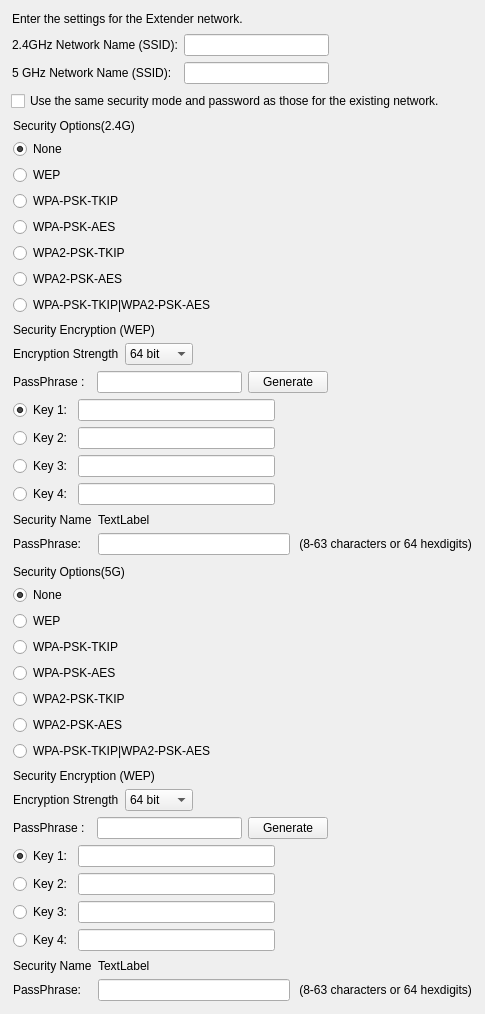
         <widget class="QWidget" name="scrollAreaWidgetContents_extenderSet">
          <property name="geometry">
           <rect>
            <x>0</x>
            <y>0</y>
            <width>485</width>
            <height>928</height>
           </rect>
          </property>
          <layout class="QVBoxLayout" name="verticalLayout_11">
           <item>
            <widget class="QFrame" name="frame_7">
             <property name="frameShape">
              <enum>QFrame::NoFrame</enum>
             </property>
             <property name="frameShadow">
              <enum>QFrame::Raised</enum>
             </property>
             <layout class="QVBoxLayout" name="verticalLayout_7">
              <property name="margin">
               <number>1</number>
              </property>
              <item>
               <widget class="QLabel" name="lbl_deviceToExtender1">
                <property name="text">
                 <string>Enter the settings for the Extender network.</string>
                </property>
               </widget>
              </item>
             </layout>
            </widget>
           </item>
           <item>
            <widget class="QFrame" name="frm_extenderNetworkName">
             <property name="frameShape">
              <enum>QFrame::NoFrame</enum>
             </property>
             <property name="frameShadow">
              <enum>QFrame::Raised</enum>
             </property>
             <layout class="QGridLayout" name="gridLayout_13">
              <property name="margin">
               <number>1</number>
              </property>
              <property name="verticalSpacing">
               <number>6</number>
              </property>
              <item row="0" column="0">
               <widget class="QLabel" name="lbl_extenderNtName2G">
                <property name="text">
                 <string>2.4GHz Network Name (SSID):</string>
                </property>
               </widget>
              </item>
              <item row="0" column="1">
               <widget class="QLineEdit" name="ledt_extenderNtName2G"/>
              </item>
              <item row="0" column="2">
               <spacer name="horizontalSpacer_10">
                <property name="orientation">
                 <enum>Qt::Horizontal</enum>
                </property>
                <property name="sizeHint" stdset="0">
                 <size>
                  <width>40</width>
                  <height>20</height>
                 </size>
                </property>
               </spacer>
              </item>
              <item row="1" column="0">
               <widget class="QLabel" name="lbl_extenderNtName5G">
                <property name="text">
                 <string>5 GHz Network Name (SSID):</string>
                </property>
               </widget>
              </item>
              <item row="1" column="1">
               <widget class="QLineEdit" name="ledt_extenderNtName5G"/>
              </item>
             </layout>
            </widget>
           </item>
           <item>
            <widget class="QCheckBox" name="chk_usingCurrentSetting">
             <property name="enabled">
              <bool>true</bool>
             </property>
             <property name="text">
              <string>Use the same security mode and password as those for the existing network.</string>
             </property>
             <property name="checked">
              <bool>false</bool>
             </property>
            </widget>
           </item>
           <item>
            <widget class="QFrame" name="frm_extenderSet2G">
             <property name="frameShape">
              <enum>QFrame::NoFrame</enum>
             </property>
             <property name="frameShadow">
              <enum>QFrame::Raised</enum>
             </property>
             <layout class="QVBoxLayout" name="verticalLayout_10">
              <property name="margin">
               <number>1</number>
              </property>
              <item>
               <widget class="QFrame" name="frm_extenderSet2G_1">
                <property name="frameShape">
                 <enum>QFrame::NoFrame</enum>
                </property>
                <property name="frameShadow">
                 <enum>QFrame::Raised</enum>
                </property>
                <layout class="QVBoxLayout" name="verticalLayout_8">
                 <property name="margin">
                  <number>1</number>
                 </property>
                 <item>
                  <widget class="QLabel" name="lbl_securityOption2G">
                   <property name="text">
                    <string>Security Options(2.4G)</string>
                   </property>
                  </widget>
                 </item>
                 <item>
                  <widget class="QRadioButton" name="rbtn_none2G">
                   <property name="text">
                    <string>None</string>
                   </property>
                   <property name="checked">
                    <bool>true</bool>
                   </property>
                  </widget>
                 </item>
                 <item>
                  <widget class="QRadioButton" name="rbtn_WEP2G">
                   <property name="text">
                    <string>WEP</string>
                   </property>
                  </widget>
                 </item>
                 <item>
                  <widget class="QRadioButton" name="rbtn_WPAPSKTKIP2G">
                   <property name="text">
                    <string>WPA-PSK-TKIP</string>
                   </property>
                  </widget>
                 </item>
                 <item>
                  <widget class="QRadioButton" name="rbtn_WPAPSKAES2G">
                   <property name="text">
                    <string>WPA-PSK-AES</string>
                   </property>
                  </widget>
                 </item>
                 <item>
                  <widget class="QRadioButton" name="rbtn_WPA2PSKTKIP2G">
                   <property name="text">
                    <string>WPA2-PSK-TKIP</string>
                   </property>
                  </widget>
                 </item>
                 <item>
                  <widget class="QRadioButton" name="rbtn_WPA2PSKAES2G">
                   <property name="text">
                    <string>WPA2-PSK-AES</string>
                   </property>
                  </widget>
                 </item>
                 <item>
                  <widget class="QRadioButton" name="rtbn_WPAandWAP22G">
                   <property name="text">
                    <string>WPA-PSK-TKIP|WPA2-PSK-AES</string>
                   </property>
                  </widget>
                 </item>
                </layout>
               </widget>
              </item>
              <item>
               <widget class="QFrame" name="frm_extenderSet2G_2">
                <property name="frameShape">
                 <enum>QFrame::NoFrame</enum>
                </property>
                <property name="frameShadow">
                 <enum>QFrame::Raised</enum>
                </property>
                <layout class="QVBoxLayout" name="verticalLayout_9">
                 <property name="margin">
                  <number>1</number>
                 </property>
                 <item>
                  <widget class="QLabel" name="lbl_securityEncryption2G">
                   <property name="text">
                    <string>Security Encryption (WEP)</string>
                   </property>
                  </widget>
                 </item>
                 <item>
                  <layout class="QHBoxLayout" name="horizontalLayout_8">
                   <item>
                    <widget class="QLabel" name="lbl_encryptionStrength2G">
                     <property name="text">
                      <string>Encryption Strength</string>
                     </property>
                    </widget>
                   </item>
                   <item>
                    <widget class="QComboBox" name="cmb_bit2G">
                     <item>
                      <property name="text">
                       <string>64 bit</string>
                      </property>
                     </item>
                     <item>
                      <property name="text">
                       <string>128 bit</string>
                      </property>
                     </item>
                    </widget>
                   </item>
                   <item>
                    <spacer name="horizontalSpacer_12">
                     <property name="orientation">
                      <enum>Qt::Horizontal</enum>
                     </property>
                     <property name="sizeHint" stdset="0">
                      <size>
                       <width>40</width>
                       <height>20</height>
                      </size>
                     </property>
                    </spacer>
                   </item>
                  </layout>
                 </item>
                 <item>
                  <layout class="QHBoxLayout" name="horizontalLayout_9">
                   <item>
                    <widget class="QLabel" name="lbl_passPhraseWEP2G">
                     <property name="text">
                      <string>PassPhrase :  </string>
                     </property>
                    </widget>
                   </item>
                   <item>
                    <widget class="QLineEdit" name="ledt_passPhraseWEP2G">
                     <property name="echoMode">
                      <enum>QLineEdit::Normal</enum>
                     </property>
                    </widget>
                   </item>
                   <item>
                    <widget class="QPushButton" name="btn_pwdGenerator2G">
                     <property name="text">
                      <string>Generate</string>
                     </property>
                    </widget>
                   </item>
                   <item>
                    <spacer name="horizontalSpacer_14">
                     <property name="orientation">
                      <enum>Qt::Horizontal</enum>
                     </property>
                     <property name="sizeHint" stdset="0">
                      <size>
                       <width>40</width>
                       <height>20</height>
                      </size>
                     </property>
                    </spacer>
                   </item>
                  </layout>
                 </item>
                 <item>
                  <layout class="QGridLayout" name="gridLayout_14">
                   <item row="0" column="1">
                    <widget class="QLineEdit" name="ledt_key12G">
                     <property name="echoMode">
                      <enum>QLineEdit::Normal</enum>
                     </property>
                     <property name="readOnly">
                      <bool>true</bool>
                     </property>
                    </widget>
                   </item>
                   <item row="1" column="0">
                    <widget class="QRadioButton" name="rbtn_key22G">
                     <property name="layoutDirection">
                      <enum>Qt::LeftToRight</enum>
                     </property>
                     <property name="text">
                      <string>Key 2:</string>
                     </property>
                    </widget>
                   </item>
                   <item row="0" column="0">
                    <widget class="QRadioButton" name="rbtn_key12G">
                     <property name="layoutDirection">
                      <enum>Qt::LeftToRight</enum>
                     </property>
                     <property name="text">
                      <string>Key 1:</string>
                     </property>
                     <property name="checked">
                      <bool>true</bool>
                     </property>
                    </widget>
                   </item>
                   <item row="2" column="0">
                    <widget class="QRadioButton" name="rbtn_key32G">
                     <property name="layoutDirection">
                      <enum>Qt::LeftToRight</enum>
                     </property>
                     <property name="text">
                      <string>Key 3:</string>
                     </property>
                    </widget>
                   </item>
                   <item row="2" column="1">
                    <widget class="QLineEdit" name="ledt_key32G">
                     <property name="echoMode">
                      <enum>QLineEdit::Normal</enum>
                     </property>
                     <property name="readOnly">
                      <bool>true</bool>
                     </property>
                    </widget>
                   </item>
                   <item row="3" column="0">
                    <widget class="QRadioButton" name="rbtn_key42G">
                     <property name="layoutDirection">
                      <enum>Qt::LeftToRight</enum>
                     </property>
                     <property name="text">
                      <string>Key 4:</string>
                     </property>
                    </widget>
                   </item>
                   <item row="1" column="1">
                    <widget class="QLineEdit" name="ledt_key22G">
                     <property name="echoMode">
                      <enum>QLineEdit::Normal</enum>
                     </property>
                     <property name="readOnly">
                      <bool>true</bool>
                     </property>
                    </widget>
                   </item>
                   <item row="3" column="1">
                    <widget class="QLineEdit" name="ledt_key42G">
                     <property name="echoMode">
                      <enum>QLineEdit::Normal</enum>
                     </property>
                     <property name="readOnly">
                      <bool>true</bool>
                     </property>
                    </widget>
                   </item>
                   <item row="1" column="2">
                    <spacer name="horizontalSpacer_13">
                     <property name="orientation">
                      <enum>Qt::Horizontal</enum>
                     </property>
                     <property name="sizeHint" stdset="0">
                      <size>
                       <width>40</width>
                       <height>20</height>
                      </size>
                     </property>
                    </spacer>
                   </item>
                  </layout>
                 </item>
                </layout>
               </widget>
              </item>
              <item>
               <widget class="QFrame" name="frm_extenderSet2G_3">
                <property name="frameShape">
                 <enum>QFrame::NoFrame</enum>
                </property>
                <property name="frameShadow">
                 <enum>QFrame::Raised</enum>
                </property>
                <layout class="QGridLayout" name="gridLayout_15">
                 <property name="margin">
                  <number>1</number>
                 </property>
                 <item row="0" column="0">
                  <widget class="QLabel" name="lbl_securityName2G">
                   <property name="text">
                    <string>Security Name</string>
                   </property>
                  </widget>
                 </item>
                 <item row="1" column="0">
                  <widget class="QLabel" name="lbl_passPhraseNoWEP2G">
                   <property name="text">
                    <string>PassPhrase:</string>
                   </property>
                  </widget>
                 </item>
                 <item row="1" column="1">
                  <widget class="QLineEdit" name="ledt_passPhraseNoWEP2G">
                   <property name="echoMode">
                    <enum>QLineEdit::Normal</enum>
                   </property>
                  </widget>
                 </item>
                 <item row="1" column="2">
                  <widget class="QLabel" name="lbl_hint2G2">
                   <property name="text">
                    <string> (8-63 characters or 64 hexdigits)</string>
                   </property>
                  </widget>
                 </item>
                 <item row="0" column="1">
                  <widget class="QLabel" name="lbl_securityNameShow2G">
                   <property name="text">
                    <string>TextLabel</string>
                   </property>
                  </widget>
                 </item>
                </layout>
               </widget>
              </item>
             </layout>
            </widget>
           </item>
           <item>
            <widget class="QFrame" name="frm_extenderSet5G">
             <property name="frameShape">
              <enum>QFrame::NoFrame</enum>
             </property>
             <property name="frameShadow">
              <enum>QFrame::Raised</enum>
             </property>
             <layout class="QVBoxLayout" name="verticalLayout_12">
              <property name="margin">
               <number>1</number>
              </property>
              <item>
               <widget class="QFrame" name="frm_extenderSet5G_1">
                <property name="frameShape">
                 <enum>QFrame::NoFrame</enum>
                </property>
                <property name="frameShadow">
                 <enum>QFrame::Raised</enum>
                </property>
                <layout class="QVBoxLayout" name="verticalLayout_13">
                 <property name="margin">
                  <number>1</number>
                 </property>
                 <item>
                  <widget class="QLabel" name="lbl_securityOption5G">
                   <property name="text">
                    <string>Security Options(5G)</string>
                   </property>
                  </widget>
                 </item>
                 <item>
                  <widget class="QRadioButton" name="rbtn_none5G">
                   <property name="text">
                    <string>None</string>
                   </property>
                   <property name="checked">
                    <bool>true</bool>
                   </property>
                  </widget>
                 </item>
                 <item>
                  <widget class="QRadioButton" name="rbtn_WEP5G">
                   <property name="text">
                    <string>WEP</string>
                   </property>
                  </widget>
                 </item>
                 <item>
                  <widget class="QRadioButton" name="rbtn_WPAPSKTKIP5G">
                   <property name="text">
                    <string>WPA-PSK-TKIP</string>
                   </property>
                  </widget>
                 </item>
                 <item>
                  <widget class="QRadioButton" name="rbtn_WPAPSKAES5G">
                   <property name="text">
                    <string>WPA-PSK-AES</string>
                   </property>
                  </widget>
                 </item>
                 <item>
                  <widget class="QRadioButton" name="rbtn_WPA2PSKTKIP5G">
                   <property name="text">
                    <string>WPA2-PSK-TKIP</string>
                   </property>
                  </widget>
                 </item>
                 <item>
                  <widget class="QRadioButton" name="rbtn_WPA2PSKAES5G">
                   <property name="text">
                    <string>WPA2-PSK-AES</string>
                   </property>
                  </widget>
                 </item>
                 <item>
                  <widget class="QRadioButton" name="rtbn_WPAandWPA25G">
                   <property name="text">
                    <string>WPA-PSK-TKIP|WPA2-PSK-AES</string>
                   </property>
                  </widget>
                 </item>
                </layout>
               </widget>
              </item>
              <item>
               <widget class="QFrame" name="frm_extenderSet5G_2">
                <property name="frameShape">
                 <enum>QFrame::NoFrame</enum>
                </property>
                <property name="frameShadow">
                 <enum>QFrame::Raised</enum>
                </property>
                <layout class="QVBoxLayout" name="verticalLayout_14">
                 <property name="margin">
                  <number>1</number>
                 </property>
                 <item>
                  <widget class="QLabel" name="lbl_securityEncryption5G">
                   <property name="text">
                    <string>Security Encryption (WEP)</string>
                   </property>
                  </widget>
                 </item>
                 <item>
                  <layout class="QHBoxLayout" name="horizontalLayout_10">
                   <item>
                    <widget class="QLabel" name="lbl_encryptionStrength5G">
                     <property name="text">
                      <string>Encryption Strength</string>
                     </property>
                    </widget>
                   </item>
                   <item>
                    <widget class="QComboBox" name="cmb_bit5G">
                     <item>
                      <property name="text">
                       <string>64 bit</string>
                      </property>
                     </item>
                     <item>
                      <property name="text">
                       <string>128 bit</string>
                      </property>
                     </item>
                    </widget>
                   </item>
                   <item>
                    <spacer name="horizontalSpacer_15">
                     <property name="orientation">
                      <enum>Qt::Horizontal</enum>
                     </property>
                     <property name="sizeHint" stdset="0">
                      <size>
                       <width>40</width>
                       <height>20</height>
                      </size>
                     </property>
                    </spacer>
                   </item>
                  </layout>
                 </item>
                 <item>
                  <layout class="QHBoxLayout" name="horizontalLayout_11">
                   <item>
                    <widget class="QLabel" name="lbl_passPhraseWEP5G">
                     <property name="text">
                      <string>PassPhrase :  </string>
                     </property>
                    </widget>
                   </item>
                   <item>
                    <widget class="QLineEdit" name="ledt_passPhraseWEP5G">
                     <property name="maxLength">
                      <number>10</number>
                     </property>
                     <property name="echoMode">
                      <enum>QLineEdit::Normal</enum>
                     </property>
                    </widget>
                   </item>
                   <item>
                    <widget class="QPushButton" name="btn_pwdGenerator5G">
                     <property name="text">
                      <string>Generate</string>
                     </property>
                    </widget>
                   </item>
                   <item>
                    <spacer name="horizontalSpacer_16">
                     <property name="orientation">
                      <enum>Qt::Horizontal</enum>
                     </property>
                     <property name="sizeHint" stdset="0">
                      <size>
                       <width>40</width>
                       <height>20</height>
                      </size>
                     </property>
                    </spacer>
                   </item>
                  </layout>
                 </item>
                 <item>
                  <layout class="QGridLayout" name="gridLayout_16">
                   <item row="0" column="1">
                    <widget class="QLineEdit" name="ledt_key15G">
                     <property name="readOnly">
                      <bool>true</bool>
                     </property>
                    </widget>
                   </item>
                   <item row="1" column="0">
                    <widget class="QRadioButton" name="rbtn_key25G">
                     <property name="layoutDirection">
                      <enum>Qt::LeftToRight</enum>
                     </property>
                     <property name="text">
                      <string>Key 2:</string>
                     </property>
                    </widget>
                   </item>
                   <item row="0" column="0">
                    <widget class="QRadioButton" name="rbtn_key15G">
                     <property name="layoutDirection">
                      <enum>Qt::LeftToRight</enum>
                     </property>
                     <property name="text">
                      <string>Key 1:</string>
                     </property>
                     <property name="checked">
                      <bool>true</bool>
                     </property>
                    </widget>
                   </item>
                   <item row="1" column="1">
                    <widget class="QLineEdit" name="ledt_key25G">
                     <property name="readOnly">
                      <bool>true</bool>
                     </property>
                    </widget>
                   </item>
                   <item row="2" column="0">
                    <widget class="QRadioButton" name="rbtn_key35G">
                     <property name="layoutDirection">
                      <enum>Qt::LeftToRight</enum>
                     </property>
                     <property name="text">
                      <string>Key 3:</string>
                     </property>
                    </widget>
                   </item>
                   <item row="2" column="1">
                    <widget class="QLineEdit" name="ledt_key35G">
                     <property name="readOnly">
                      <bool>true</bool>
                     </property>
                    </widget>
                   </item>
                   <item row="3" column="1">
                    <widget class="QLineEdit" name="ledt_key45G">
                     <property name="readOnly">
                      <bool>true</bool>
                     </property>
                    </widget>
                   </item>
                   <item row="3" column="0">
                    <widget class="QRadioButton" name="rbtn_key45G">
                     <property name="layoutDirection">
                      <enum>Qt::LeftToRight</enum>
                     </property>
                     <property name="text">
                      <string>Key 4:</string>
                     </property>
                    </widget>
                   </item>
                   <item row="1" column="2">
                    <spacer name="horizontalSpacer_17">
                     <property name="orientation">
                      <enum>Qt::Horizontal</enum>
                     </property>
                     <property name="sizeHint" stdset="0">
                      <size>
                       <width>40</width>
                       <height>20</height>
                      </size>
                     </property>
                    </spacer>
                   </item>
                  </layout>
                 </item>
                </layout>
               </widget>
              </item>
              <item>
               <widget class="QFrame" name="frm_extenderSet5G_3">
                <property name="frameShape">
                 <enum>QFrame::NoFrame</enum>
                </property>
                <property name="frameShadow">
                 <enum>QFrame::Raised</enum>
                </property>
                <layout class="QGridLayout" name="gridLayout_17">
                 <property name="margin">
                  <number>1</number>
                 </property>
                 <item row="0" column="0">
                  <widget class="QLabel" name="lbl_securityName5G">
                   <property name="text">
                    <string>Security Name</string>
                   </property>
                  </widget>
                 </item>
                 <item row="1" column="1">
                  <widget class="QLineEdit" name="ledt_passPhraseNoWEP5G">
                   <property name="echoMode">
                    <enum>QLineEdit::Normal</enum>
                   </property>
                  </widget>
                 </item>
                 <item row="1" column="2">
                  <widget class="QLabel" name="lbl_hint5G2">
                   <property name="text">
                    <string> (8-63 characters or 64 hexdigits)</string>
                   </property>
                  </widget>
                 </item>
                 <item row="1" column="0">
                  <widget class="QLabel" name="lbl_passPhraseNoWEP5G">
                   <property name="text">
                    <string>PassPhrase:</string>
                   </property>
                  </widget>
                 </item>
                 <item row="0" column="1">
                  <widget class="QLabel" name="lbl_securityNameShow5G">
                   <property name="text">
                    <string>TextLabel</string>
                   </property>
                  </widget>
                 </item>
                </layout>
               </widget>
              </item>
             </layout>
            </widget>
           </item>
           <item>
            <spacer name="verticalSpacer_4">
             <property name="orientation">
              <enum>Qt::Vertical</enum>
             </property>
             <property name="sizeHint" stdset="0">
              <size>
               <width>20</width>
               <height>40</height>
              </size>
             </property>
            </spacer>
           </item>
          </layout>
         </widget>
